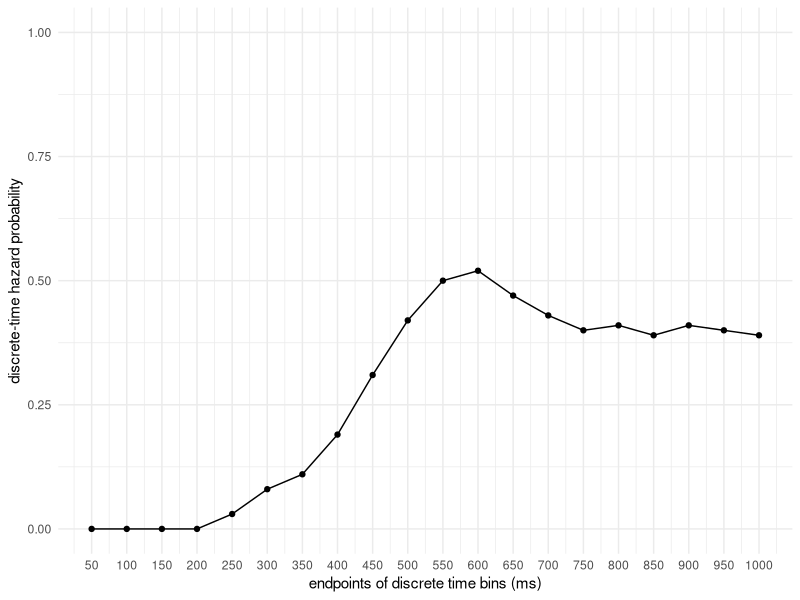
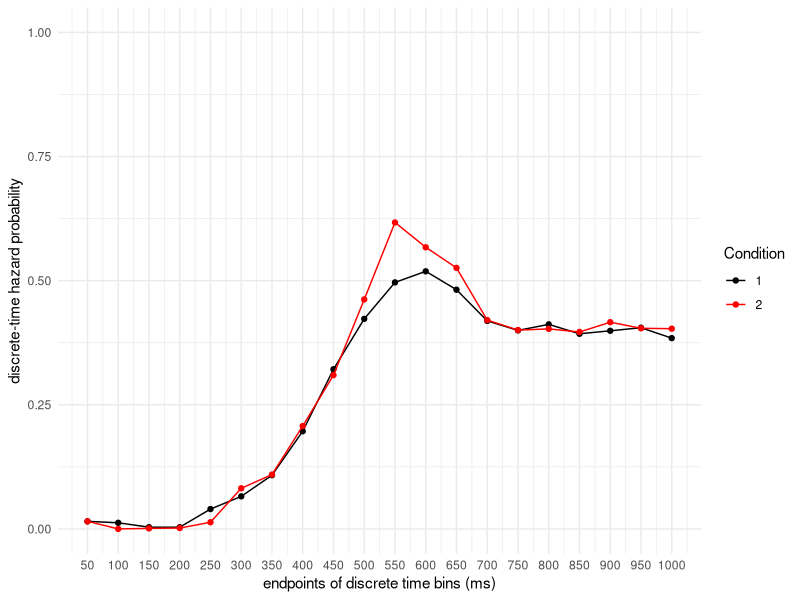

Reproduce these figures in R, in order. (Note: this script raises an error after producing the figures.)
## ---- chunk 1
knitr::opts_chunk$set(echo = TRUE)
## ---- chunk 2
# install.packages(c("tidyverse", "RColorBrewer", "patchwork"))
## ---- chunk 3
# take a snapshot and update the lock.file
# renv::snapshot() # this is only necessary when new packages or installed or packages are updated.
## ---- chunk 4
pkg <- c("tidyverse", "RColorBrewer", "patchwork")

lapply(pkg, library, character.only = TRUE)
## ---- chunk 5
library(tidyverse)
library(lme4)
library(nlme)
#library(bookdown) # for automatic Figure numbering
theme_set(theme_minimal())
set.seed(4567)
## ---- chunk 6
followup <- 1000 # length of data collection period in ms for each trial
nr_bins  <- 20
bin_width <- followup/nr_bins
bin_endpoints <- (1:nr_bins)*bin_width

hazard_cond1 <- c(0, 0, 0, 0, 0.03, 0.08, 0.11, 0.19, 0.31, 0.42, 0.50, 0.52, 0.47, 0.43, 0.40, 0.41, 0.39, 0.41, 0.40, 0.39)

data_h <- tibble(hazard = hazard_cond1, time = bin_endpoints)
ggplot(data_h, aes(x = time, y = hazard)) +
  geom_line() + geom_point() +
  scale_x_continuous(breaks = bin_endpoints) +
  scale_y_continuous(limits = c(0,1)) +
  xlab("endpoints of discrete time bins (ms)") +
  ylab("discrete-time hazard probability")

## ---- chunk 7
sim_haz <- function(hazF){
  n = length(hazF)
  bin_counter = 0
  event_occured = F
  data <- c()
  while(bin_counter < n & event_occured == F){
   bin_counter <- bin_counter + 1  
   flip <- runif(1,0,1) # draw a random number from [0,1] 
   if(flip > hazF[bin_counter]){
     data[bin_counter] <- 0
   } else {
     data[bin_counter] <- 1
     event_occured <- T
   }
  }
  return(data.frame(time = c(1:bin_counter), outcome = data)) 
}
## ---- chunk 8
# simulate data from 2 trials
for(i in c(1:2)){test <- sim_haz(hazard_cond1);print(test)}
## ---- chunk 9
# d sets effect size (hazard ratio) for each bin:
d <- c(1,1,1,1,1,1,1,1,1,  1.1,    1.2,    1.1,  1.1,  1,  1,1,1,1,1,1)
hazard_cond2 <- hazard_cond1*d

# add some jitter to the hazard functions, and set negative values to 0 
          hazard_cond1_J <- c()
          hazard_cond2_J <- c()
          for(i in 1:length(hazard_cond1)){
            hazard_cond1_J[i] <- hazard_cond1[i] + rnorm(1,0,.01)
            hazard_cond2_J[i] <- hazard_cond2[i] + rnorm(1,0,.01)
            if(hazard_cond1_J[i] < 0){
               hazard_cond1_J[i] <- 0
            }
            if(hazard_cond2_J[i] < 0){
               hazard_cond2_J[i] <- 0
            }
          }

# plot both hazard functions
data_h2 <- tibble(hazard1 = hazard_cond1_J, hazard2 = hazard_cond2_J, time = bin_endpoints)
p2 <-ggplot(data_h2, aes(x = time)) +
  geom_line(aes(y = hazard1, color = "black")) + 
  geom_point(aes(y = hazard1, color = "black")) +
  geom_line(aes(y=hazard2, colour = "red")) +
  geom_point(aes(y = hazard2, color = "red")) +
  scale_color_identity(name = 'Condition',
                       breaks = c('black', 'red'),
                       labels = c("1", "2"),
                       guide = 'legend') +
  scale_x_continuous(breaks = bin_endpoints) +
  scale_y_continuous(limits = c(0,1)) +
  xlab("endpoints of discrete time bins (ms)") +
  ylab("discrete-time hazard probability") 
p2
## ---- chunk 10
# ntrials to change number of trials
#    nsub to change number of subjects
sim_power <- function(hazF1,d,ntrials,nsub){
    hazF2 <- hazF1*d  
    data <- data.frame()
    for(subj in 1:nsub){

      # add some jitter to the hazard functions for each subject, and set negative values to 0 
          hazF1_J <- c()
          hazF2_J <- c()
          for(i in 1:length(hazF1)){
            hazF1_J[i] <- hazF1[i] + rnorm(1,0,.01)
            hazF2_J[i] <- hazF2[i] + rnorm(1,0,.01)
            if(hazF1_J[i] < 0){
               hazF1_J[i] <- 0
            }
            if(hazF2_J[i] < 0){
               hazF2_J[i] <- 0
            }
          }
      for(cond in 1:2){
        for(tr in 1:ntrials){
          if(cond==1){
                data_temp <- data.frame(subject = subj, condition = cond, trial = tr, sim_haz(hazF1_J)) # simulate ntrials for condition 1
          } else {
                data_temp <- data.frame(subject = subj, condition = cond, trial = tr, sim_haz(hazF2_J)) # simulate ntrials for condition 2
          }
          data <- rbind(data, data_temp)
        }
      }
    }
    # preprocessing before fitting glmer
    
    # delete first 4 time bins 
    data <- subset(data, data$time>4)  
 
    # include centered version of linear time to select bin of interest (bin 11 with hazard ratio of 1.2)
    data$time1 <- data$time-11  
    
    # add nonlinear effects of time
    data$time2 <- data$time1^2
    data$time3 <- data$time1^3

    # center trial variable on trial 10
    data$trialC <- data$trial-10 

    # change range of trialC to solve convergence problems
    data$trialC2 <- data$trialC/100

    # recode condition into dichotomous variables
    data$cond  <- ifelse(data$condition==2,1,0)
    
    # convert some colums into factors
    data$subject  <- factor(data$subject)
    data$cond     <- factor(data$cond)
    data$outcome  <- factor(data$outcome)

    # fit glmer model
    fit1<-glmer(outcome ~ 1+time1+time2+time3+ # baseline hazard function for condition 1

              # main effects & interactions with time
              trialC2 + trialC2:time1 + trialC2:time2 + 
              cond    + cond:time1    + cond:time2    + cond:time3 +

              # random effects, control parameters, data set, and complementary log-log link function
              (1+time1|subject),  data=data, family=binomial(link="cloglog"))

    # print(summary(fit1))
    
    # return the pvalue for effect "cond1"
    return(coef(summary(fit1))[6,4])
}
## ---- chunk 11
test2 <- sim_power(hazard_cond1,d,10,2)
test2
## ---- chunk 12
knitr::include_graphics("Power_glmer_HR1_2.png")
